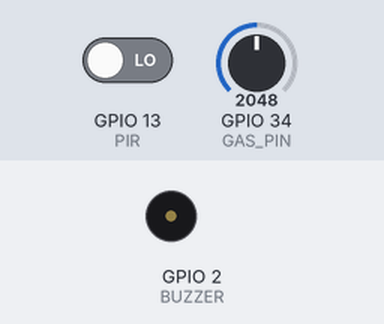
Bench run of a sketch on a simulated ESP32. Shown: buzzer (waves = sounding, pin HIGH). The test bench sets the inputs (shaded band); at power-on: GPIO 34 (GAS_PIN) = 2048, GPIO 13 (PIR) LOW. WiFi joins after 1.5 s; servers stay silent unless stated; uploads are accepted with an empty reply; what the sketch prints to the serial monitor is not drawn.

Above: at 2.7 s.
2.8 s: GPIO 34 (GAS_PIN) set to 2435
5.1 s: GPIO 34 (GAS_PIN) set to 2550
At 7.1 s:
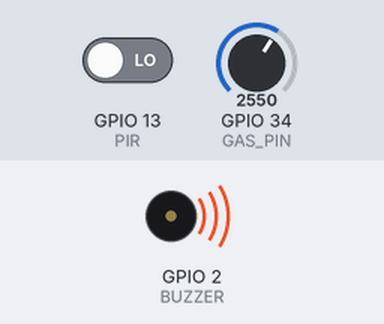
Timing chart, 0 to 8.6 s (numbered marks = the images above; inputs shaded):
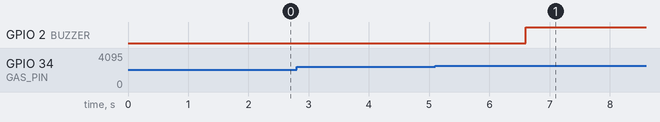

Measured:
- the behaviour switches between 2497 and 2498 on GPIO 34 (GAS_PIN) (found by bisection; images 0 and 1)
- after the input at 2.8 s, every drawn part: stays the same
- after the input at 5.1 s, GPIO 2 (BUZZER): LOW → HIGH after 1.5 s

The sketch:

sketch.ino
```cpp
/* Task 13: Internet-enabled Home Safety and Security System
 * ESP32 + PIR (intruder) + gas sensor (potentiometer proxy) + buzzer.
 * Raises an alarm and reports status to Firebase Realtime Database.
 */
#include <WiFi.h>
#include <HTTPClient.h>
#include <WiFiClientSecure.h>

const char* WIFI_SSID = "Wokwi-GUEST";
const char* WIFI_PASS = "";
String FIREBASE_HOST = "elearning-1408b-default-rtdb.asia-southeast1.firebasedatabase.app";
String FIREBASE_AUTH = "BV9noeROfWdPpnZ3oI6HAmHbb4kermXQqt8qYniG";

#define PIR 13
#define GAS_PIN 34        // potentiometer = gas level proxy
#define BUZZER 2
#define GAS_LIMIT 60       // percent

void fbPatch(String path, String json) {
  if (WiFi.status() != WL_CONNECTED) return;
  WiFiClientSecure c; c.setInsecure(); HTTPClient h;
  h.begin(c, "https://" + FIREBASE_HOST + path + ".json?auth=" + FIREBASE_AUTH);
  h.addHeader("Content-Type", "application/json");
  int code = h.sendRequest("PATCH", json);
  Serial.printf("[Firebase] PATCH %s -> %d\n", path.c_str(), code); h.end();
}

void setup() {
  Serial.begin(115200);
  pinMode(PIR, INPUT); pinMode(BUZZER, OUTPUT);
  WiFi.begin(WIFI_SSID, WIFI_PASS);
  Serial.print("Connecting WiFi");
  while (WiFi.status() != WL_CONNECTED) { delay(300); Serial.print("."); }
  Serial.println("\nWiFi connected");
}

void loop() {
  bool intruder = digitalRead(PIR);
  int gas = map(analogRead(GAS_PIN), 0, 4095, 0, 100);
  bool gasLeak = gas > GAS_LIMIT;
  bool alarm = intruder || gasLeak;
  digitalWrite(BUZZER, alarm ? HIGH : LOW);

  Serial.printf("Intruder=%s  Gas=%d%%  Alarm=%s\n",
                intruder ? "YES" : "NO", gas, alarm ? "ON" : "OFF");

  String json = "{\"intruder\":\"" + String(intruder ? "YES" : "NO") +
                "\",\"gas_level\":" + String(gas) +
                ",\"alarm\":\"" + String(alarm ? "ON" : "OFF") + "\"}";
  fbPatch("/mciot_lab/task13_security", json);
  delay(1500);
}
```
